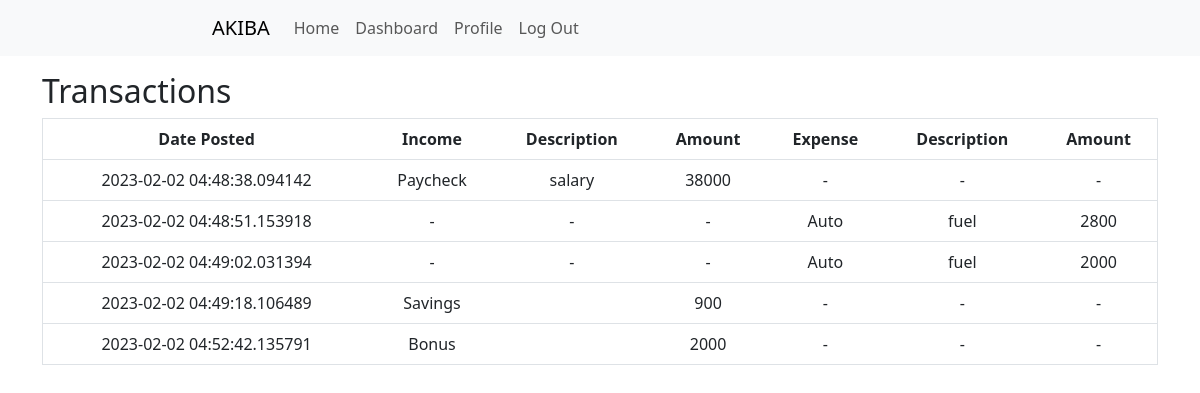
Page /transactions (signed in) on the committed database.
### budgeting_app/models.py (models this page shows, shortened)
class Budget(db.Model):
    id = db.Column(db.Integer, primary_key=True)
    date_posted = db.Column(db.DateTime, nullable=False, default=datetime.utcnow)
    deposit_category = db.Column(db.String(20))
    deposit_description = db.Column(db.String(20))
    deposit_amount = db.Column(db.Integer)
    withdraw_category = db.Column(db.String(20))
    withdraw_description = db.Column(db.String(20))
    withdraw_amount = db.Column(db.Integer)
    user_id = db.Column(db.Integer, db.ForeignKey("user.id"), nullable=False)

### budgeting_app/routes.py (the view)
@app.route("/transactions")
@login_required
def user_transactions():
    headings = (
        "Date Posted",
        "Income",
        "Description",
        "Amount",
        "Expense",
        "Description",
        "Amount",
    )
    result = Budget.query.filter_by(user_id=current_user.id).with_entities(
        Budget.date_posted,
        Budget.deposit_category,
        Budget.deposit_description,
        Budget.deposit_amount,
        Budget.withdraw_category,
        Budget.withdraw_description,
        Budget.withdraw_amount,
    )
    return render_template("public/transactions.html", result=result, headings=headings)

### budgeting_app/models.py (called while the page is built)
@login_manager.user_loader
def load_user(user_id):
    return User.query.get(int(user_id))

### budgeting_app/templates/public/transactions.html (shortened to what this page needs)
{% extends "public/templates/public_template.html" %}
{% block main %}
<div class="container">
    <h2>Transactions</h2>
    <table class="table">
        <tr class="table_header">
            {% for header in headings %}
            <th class="table_cell">{{ header }}</th>
            {% endfor %}
        </tr>
        {% for row in result %}
        <tr class="table_row">
            {% for cell in row %}
            <td class="table_cell">
                {% if cell == None %}
                {{ "-" }}
                {% elif cell == result.date_posted %}
                {{ result.date_posted.strftime('%Y-%b-%d %H:%M') }}
                {% else %}
                {{ cell }}
                {% endif %}
            </td>
            {% endfor %}
        </tr>
        {% endfor %}
    </table>
</div>
{% endblock %}

### budgeting_app/templates/public/templates/public_template.html (shortened to what this page needs)
<!DOCTYPE html>
<html lang="en">
<head>
    <link rel="stylesheet" href="{{ url_for('static', filename='css/index.css') }}">
    <link href="https://cdn.jsdelivr.net/npm/bootstrap@5.3.0-alpha1/dist/css/bootstrap.min.css" rel="stylesheet"
>
</head>
<body>
    <header class="site-header">
        <nav class="navbar navbar-expand-lg bg-body-tertiary">
            <div class="container-fluid col-md-8">
                <a class="navbar-brand" href="#">AKIBA</a>
                <div class="collapse navbar-collapse" id="navbarNav">
                    <ul class="navbar-nav">
                        <li class="nav-item">
                            <a class="nav-link" href="{{ url_for('index') }}">Home</a>
                        </li>
                        {% if current_user.is_authenticated %}
                        <li class="nav-item">
                            <a class="nav-link" href="{{ url_for('user_dashboard') }}">Dashboard</a>
                        </li>
                        <li class="nav-item">
                            <a class="nav-link" href="{{ url_for('user_profile') }}">Profile</a>
                        </li>
                        <li class="nav-item">
                            <a class="nav-link" href="{{ url_for('logout') }}">Log Out</a>
                        </li>
                        {% endif %}
                    </ul>
                </div>
            </div>
        </nav>
    </header>
    <main>
        {% block main %}{% endblock %}
    </main>
</body>
</html>

### budgeting_app/static/css/index.css (style rules this page uses)
* { box-sizing: border-box }
.container { padding: 16px; }
a { color: dodgerblue; }
table { border: 1px solid #f1f1f1; border-spacing: 0; background-color: #f1f1f1 }
.table_row:nth-child(even) { background-color: #e5e5e5; }
.table_header { text-align: left; }
.table_cell { padding: 10px; text-align: center; }

### rows in the picture
Budget: row "2023-02-02 04:48:38.094142", deposit_category "Paycheck", deposit_description "salary", deposit_amount "38000", value "-" "-" "-"
Budget: row "2023-02-02 04:48:51.153918", value "-" "-" "-", withdraw_category "Auto", withdraw_description "fuel", withdraw_amount "2800"
Budget: row "2023-02-02 04:49:02.031394", value "-" "-" "-", withdraw_category "Auto", withdraw_description "fuel", withdraw_amount "2000"
Budget: row "2023-02-02 04:49:18.106489", deposit_category "Savings", deposit_amount "900", value "-" "-" "-"
Budget: row "2023-02-02 04:52:42.135791", deposit_category "Bonus", deposit_amount "2000", value "-" "-" "-"

### other values in the picture
{{ header }} "Date Posted" "Income" "Description" "Amount" "Expense" "Description" "Amount"
